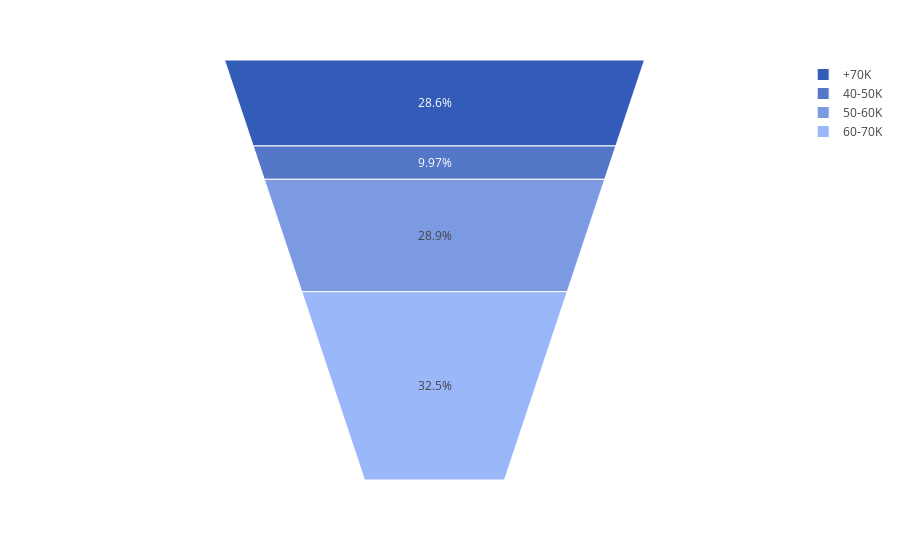

The cell this chart's notebook holds for it:
### Code cell
conditions = [
    (df['Salary'] >=30000) & (df['Salary']<40000),
    (df['Salary'] >=40000) & (df['Salary']<50000),
    (df['Salary'] >=50000) & (df['Salary']<60000),
    (df['Salary'] >=60000) & (df['Salary']<70000),
    (df['Salary'] >=70000) 
]
choices=['30-40K','40-50K','50-60K','60-70K','+70K']

df['Range']= np.select(conditions,choices)
num_of_Employee_by_rangeOfSalaries = df.groupby(['Range'])['Employee_Name'].count().reset_index(name='num_of_Employee')
px.funnel_area(num_of_Employee_by_rangeOfSalaries,names='Range',values='num_of_Employee', color_discrete_sequence = ['#335CB8','#5478C7','#7B9AE1','#99B7F9'])

### Figure 1 — Plotly figure (JSON) as saved in the notebook; plotly's stock layout.template omitted (floating-point values rounded to 4 significant figures)
{"data": [{"domain": {"x": [0, 1], "y": [0, 1]}, "hovertemplate": "Range=%{label}<br>num_of_Employee=%{value}<extra></extra>", "labels": ["+70K", "40-50K", "50-60K", "60-70K"], "legendgroup": "", "name": "", "showlegend": true, "type": "funnelarea", "values": [89, 31, 90, 101]}], "layout": {"funnelareacolorway": ["#335CB8", "#5478C7", "#7B9AE1", "#99B7F9"], "legend": {"tracegroupgap": 0}, "margin": {"t": 60}}}
